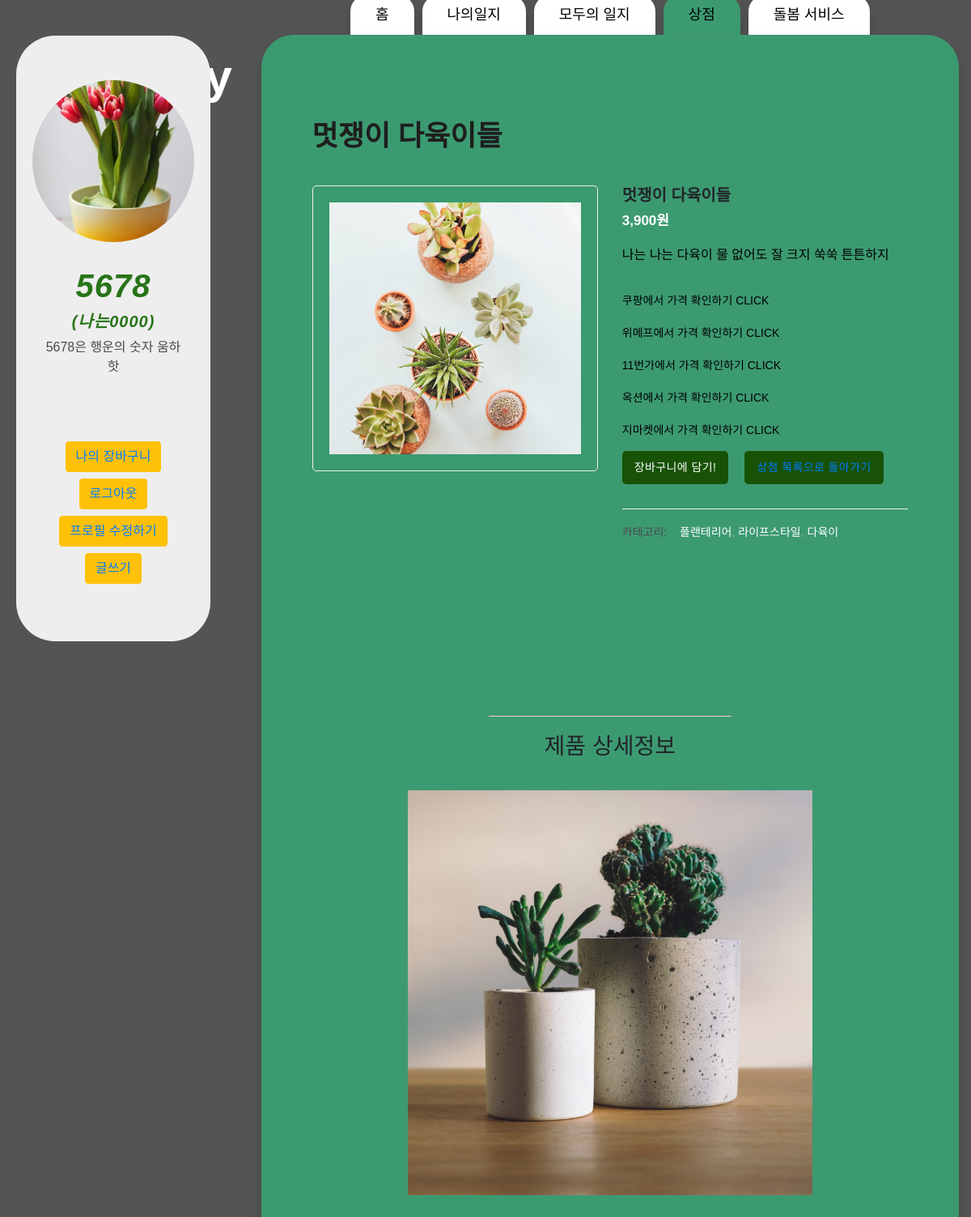
Page /store/product/5/ (signed in) on the committed database.
### account/models.py (models this page shows)
class Profile(models.Model):
    user = models.OneToOneField(settings.AUTH_USER_MODEL, on_delete = models.CASCADE)
    description = models.TextField(blank = True)
    nickname = models.CharField(max_length=40, blank =True)
    image = ProcessedImageField(
        blank = True,
        upload_to = 'profile/images',
        processors = [ResizeToFill(300,300)],
        format = 'JPEG',
        options = {'quality':90},
    )

### store/models.py (models this page shows, shortened)
class Product(models.Model):
    objects = models.Manager()
    title = models.CharField(max_length=200)
    pub_date = models.DateField('date published')
    price = models.DecimalField(max_digits=10, decimal_places=0)
    body = models.TextField()
    images = models.ImageField(blank=True, upload_to="images/", null=True)

class Photo(models.Model):
    product = models.ForeignKey(Product, on_delete=models.CASCADE, null=True)
    image = models.ImageField(upload_to='images/', blank=True, null=True)

### store/views.py (the view)
# urls.py: path('product/<int:product_id>/', store.views.productdetail, name='productdetail'),
def productdetail(request, product_id):
    product_detail = get_object_or_404(Product, pk=product_id)
    profile = Profile.objects.all()
    current_user = request.user
    return render(request, 'productdetail.html', {'product':product_detail,'profile':profile, 'current_user':current_user})

### cart/context_processors.py (called while the page is built)
def counter(request):
    item_count = 0
    if 'admin' in request.path:
        return {}
    else:
        try:
            cart = Cart.objects.filter(cart_id=_cart_id(request))
            cart_items = CartItem.objects.all().filter(cart=cart[:1])
            for cart_item in cart_items:
                item_count += cart_item.quantity
        except Cart.DoesNotExist:
            item_count = 0
    return dict(item_count = item_count)

### cart/views.py (called while the page is built)
def _cart_id(request):
    cart = request.session.session_key
    if not cart:
        cart = request.session.create()
    return cart

### store/templates/productdetail.html (shortened to what this page needs)
{% extends 'base.html' %}
{% load static %}
{% load humanize %}
{% block css %}
<link rel="stylesheet" href="{% static 'store/vendor/bootstrap/css/bootstrap.min.css' %}">
<link rel="stylesheet" href="{% static 'store/assets/css/tooplate-main.css' %}">
<link rel="stylesheet" href="{% static 'store/assets/css/owl.css' %}">
<link rel="stylesheet" href="{% static 'store/assets/css/productdetail-button.css' %}">
{% endblock %}
{% block tab %}
<a class="nav-link shadow" href="{% url 'home' %}">홈</a>
{% if user.is_authenticated %}
<a class="nav-link shadow" href="{% url 'mylist' %}" role="tab" aria-selected="false">나의일지</a>
{% endif %}
<a class="nav-link shadow" href="{% url 'ourdiary' %}" role="tab" aria-selected="false">모두의 일지</a>
<a class="nav-link shadow active" href="{% url 'storemain' %}" role="tab" aria-selected="false">상점</a>
<a class="nav-link shadow" href="{% url 'storemain' %}" role="tab" aria-selected="false">돌봄 서비스</a>
{% endblock %}
{% block contents %}
<div class="single-product">
  <div class="container">
    <div class="row">
      <div class="col-md-12">
        <div class="section-heading">
          <h1 style="font-size: 35px;">{{ product.title }}</h1>
        </div>
      </div>
      <div class="col-md-6">
        <div class="product-slider">
          {% if product.images %}
          <img class="product_mainimage" src="{{ product.images.url }}" />
          {% endif %}
        </div>
      </div>
      <div class="col-md-6">
        <div class="right-content">
          <h4>{{ product.title }}</h4>
          <h6>{{ product.price|intcomma }}원</h6>
          <p>{{ product.body }}</p>
          <span><a
              href="https://www.coupang.com/np/search?component=&q=%EC%9C%A0%EC%B9%BC%EB%A6%BD%ED%88%AC%EC%8A%A4&channel=user" style="color: black;">쿠팡에서
              가격 확인하기 CLICK</a></span><br>
          <span><a
              href="https://search.wemakeprice.com/search?search_cate=top&keyword=%EC%9C%A0%EC%B9%BC%EB%A6%BD%ED%88%AC%EC%8A%A4&isRec=1&_service=5&_type=3" style="color: black;">위메프에서
              가격 확인하기 CLICK</a></span><br>
          <span><a
              href="http://search.11st.co.kr/Search.tmall?kwd=%25EC%259C%25A0%25EC%25B9%25BC%25EB%25A6%25BD%25ED%2588%25AC%25EC%258A%25A4" style="color: black;">11번가에서
              가격 확인하기 CLICK</a></span><br>
          <span><a
              href="http://browse.auction.co.kr/search?keyword=%ec%9c%a0%ec%b9%bc%eb%a6%bd%ed%88%ac%ec%8a%a4&itemno=&nickname=&frm=hometab&dom=auction&isSuggestion=No&retry=&Fwk=%ec%9c%a0%ec%b9%bc%eb%a6%bd%ed%88%ac%ec%8a%a4&acode=SRP_SU_0100&arraycategory=&encKeyword=%ec%9c%a0%ec%b9%bc%eb%a6%bd%ed%88%ac%ec%8a%a4&f=c:99000000" style="color: black;">옥션에서
              가격 확인하기 CLICK</a></span><br>
          <span><a
              href="https://browse.gmarket.co.kr/search?keyword=%ec%9c%a0%ec%b9%bc%eb%a6%bd%ed%88%ac%ec%8a%a4&f=c:100000041" style="color: black;">지마켓에서
              가격 확인하기 CLICK</a></span>
          <form action="{% url 'cart:add_cart' product.id %}" method="get">
            <button>장바구니에 담기!</button>
            <button><a class="button" href="{% url 'storemain' %}">상점 목록으로 돌아가기</a></button>
          </form>
          <div class="down-content">
            <div class="categories">
              <h6>카테고리: <span><a>플랜테리어</a>,<a>라이프스타일</a>,<a>다육이</a></span></h6>
            </div>
          </div>
        </div>
      </div>
    </div>
  </div>
</div>
<div class="detail">
  <h3>제품 상세정보</h3>
</div>
<br>
{% for photo in product.photo_set.all%}
<img class="photo_detail" src="{{photo.image.url}}"><br>
{% endfor %}
<br>
{% endblock %}

### project/templates/base.html (shortened to what this page needs)
{% load static %}
<!DOCTYPE html>
<html lang="en">
<head>
    <link rel="stylesheet" href="{% static 'css/style.css' %}">
    <link rel="stylesheet" href="https://cdn.jsdelivr.net/npm/bootstrap@4.5.3/dist/css/bootstrap.min.css"
>
    <link rel="stylesheet" href="{% static 'css/tooplate-style.css' %}">
    {% block css %}{% endblock %}
</head>
<body style="background-image: url('{% static 'img/background.png' %}');">
    <div class="hero-wrap js-fullheight">
        <a class="whitea" href="{% url 'home' %}" style="position: fixed; padding: 50px; color: white; font-weight: 900; font-size: 60px;"> Plantary</a>
    </div>
    <section class="justify-content-center ftco-search">
        <div class="row">
            <div class="col-3">
                <section style="position: fixed; margin-top: 50px; width: 20%; margin-left: 20px">
                    {% if user.is_authenticated %}
                    <div class="tm-banner-inner">
                        {% if current_user.profile.image %}
                        {% for profile in profile.all %}
                        {%  ifequal forloop.counter 3 %}
                        <div class="profile_box">
                            <img class="profile" src="{{ current_user.profile.image.url }}" alt="{{ profile.image }}">
                        </div>
                        {% endifequal %}
                        {% endfor %}
                        {%endif%}
                        <h1 class="tm-banner-title">{{ user.username }}</h1>
                        <h5 class="tm-banner-title">({{ current_user.profile.nickname }})</h5>
                        <p class="tm-banner-subtitle">{{ current_user.profile.description }}</p>
                        <nav class="tm-main-nav">
                            <ul class="tm-main-nav-ul">
                                <button type="button" class="btn btn-warning mb-2"><a
                                    href="#">나의 장바구니</a></button>
                                <button type="button" class="btn btn-warning mb-2 whitea"><a
                                        href="javascript:{document.getElementById('logout').submit()}">로그아웃</a></button>
                                {% if user == current_user%}
                                <button type="button" class="btn btn-warning mb-2 whitea"><a
                                        href="{% url 'profile_update' %}">프로필 수정하기</a></button>
                                {% endif %}
                                <button type="button" class="btn btn-warning"><a href="{% url 'new' %}">글쓰기</a></button>
                            </ul>
                        </nav>
                    </div>
                    {% endif %}
                </section>
            </div>
            <div class="col-9">
                <div class="col-md-12 nav-link-wrap">
                    <div class="nav nav-pills justify-content-center text-center">
                        {% block tab %}
                        {% endblock %}
                    </div>
                </div>
                <div class="col-md-12 tab-wrap">
                    <div class="tab-content p-4 px-5 shadow h-100" style="border-radius: 40px; min-height: 700px">
                        {% block contents %}
                        {% endblock %}
                    </div>
                </div>
            </div>
        </div>
    </section>
</body>
</html>

### Main/static/css/tooplate-style.css (style rules this page uses)
ul { padding: 0; margin: 0; }
p { line-height: 1.8; }
h3 { font-size: 1.6rem; }
body { color: #000; font-family: 'Noto Sans KR', sans-serif; font-size: 18px; font-weight: 300; overflow-x: hidden; }
.tm-main-nav { margin-top: 40px; border-radius: 3rem; background-color: #EEEEEE; font-size: 1.3rem; }
.tm-main-nav-ul { text-align: center; -webkit-box-flex: 1; -webkit-flex: 1; -ms-flex: 1; flex: 1; display: -webkit-box; display: -webkit-flex; display: -ms-flexbox; display: flex; -webkit-box-orient: vertical; -webkit-box-direction: normal; -webkit-flex-direction: column; -ms-flex-direction: column; flex-direction: column; -webkit-box-align: center; -webkit-align-items: center; -ms-flex-align: center; align-items: center; -webkit-box-pack: center; -webkit-justify-content: center; -ms-flex-pack: center; justify-content: center; }
.tm-banner-inner { border-radius: 3rem; background-color: #EEEEEE; color: rgb(39, 116, 23); height: 100%; padding: 35px 35px 45px; text-align: center; display: -webkit-box; display: -webkit-flex; display: -ms-flexbox; display: flex; -webkit-box-orient: vertical; -webkit-box-direction: normal; -webkit-flex-direction: column; -ms-flex-direction: column; flex-direction: column; -webkit-box-align: center; -webkit-align-items: center; -ms-flex-align: center; align-items: center; -webkit-box-pack: center; -webkit-justify-content: center; -ms-flex-pack: center; justify-content: center; }
.profile_box { width: 200px; height: 200px; border-radius: 70%; overflow: hidden; margin-bottom: 30px; margin-top: 20px; }
.profile { width: 100%; height: 100%; object-fit: cover; }
.tm-banner-title { font-family: 'Noto Sans KR', sans-serif; font-weight: 700; font-style: italic; font-size: 10; letter-spacing: 1px; text-transform: lowercase; }
.tm-banner-subtitle { font-family: 'Noto Sans KR', sans-serif; font-weight: 400; color: #4b4a49; font-size: 7; }
.tm-main-nav { display: -webkit-box; display: -webkit-flex; display: -ms-flexbox; display: flex; height: 100%; padding: 40px 40px 10px 40px; }

### store/static/store/assets/css/tooplate-main.css (style rules this page uses)
body { font-family: 'Noto Sans KR', sans-serif; transition: all 0.5s; }
p { margin-bottom: 0px; font-size: 16px; color: #000000; line-height: 24px; font-weight: 400; }
a { text-decoration: none!important; }
.detail { text-align: center; margin: 200px auto; margin-bottom: 10px; border-top: 1px solid rgb(255, 205, 205); padding-top: 20px; width: 300px; }
.photo_detail { width: 500px; margin-bottom: 30px; display: block; margin: 0px auto; }
.product_mainimage { width: 100%; }
.section-heading { margin-top: 80px; margin-bottom: 40px; }
.section-heading h1 { font-size: 22px; font-weight: 700; color: #1e1e1e; }
.single-product .product-slider { padding: 20px; border: 1px solid #eee!important; border-radius: 5px; }
.single-product .right-content h4 { font-size: 20px; font-weight: 700; margin-top: 0px; }
.single-product .right-content h6 { color: #ffffff; font-size: 17px; font-weight: 700; margin-top: 10px; }
.single-product .right-content p { margin-top: 20px; margin-bottom: 30px; }
.single-product .right-content span { font-size: 14px; color: #3a8bcd; font-weight: 500; display: inline-block; margin-bottom: 15px; }
.single-product .right-content .down-content span { margin-bottom: 0px; display: inline-block; margin-left: 8px; color: #aaa; }
.single-product .right-content .down-content span a { color: rgb(255, 255, 255); font-weight: 400; margin-left: 4px; transition: all 0.5s; }
.single-product .right-content .down-content .categories { border-top: 1px solid #eee; margin-top: 30px; padding: 10px 0px; }
.single-product .right-content .down-content h6 { font-size: 14px; color: #4a4a4a; font-weight: 400; }

### store/static/store/assets/css/productdetail-button.css (style rules this page uses)
.right-content>form>button { margin-left: 15px; cursor: pointer; background-color: #175206; outline: none; border-radius: 5px; padding: 10px 15px; display: inline-block; color: #fff; font-size: 14px; text-transform: uppercase; font-weight: 300; letter-spacing: 0.4px; text-decoration: none; transition: all 0.5s; box-shadow: none; border: none; }
.right-content>form>button:first-child { margin-left: 0px; }

### rows in the picture
Profile: profile.image (picture)
Product: title "멋쟁이 다육이들", images (picture), price "3,900", body "나는 나는 다육이 물 없어도 잘 크지 쑥쑥 튼튼하지"
Photo: image (picture)

### other values in the picture
{{ user.username }} "5678"
{{ current_user.profile.nickname }} "나는0000"
{{ current_user.profile.description }} "5678은 행운의 숫자 움하핫"
